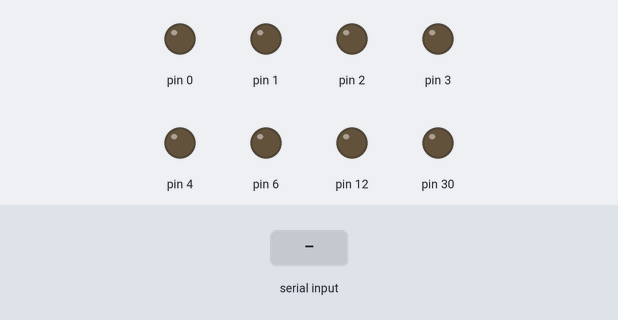
A sketch run on a simulated Arduino Leonardo, built with avr-gcc and run on an emulated ATmega32U4. On the bench: output pins drawn as LEDs (lit = HIGH). Inputs (shaded band) come from the test bench.

Above: at 1.2 s.
1.3 s: byte 30 received over Serial
At 1.6 s:
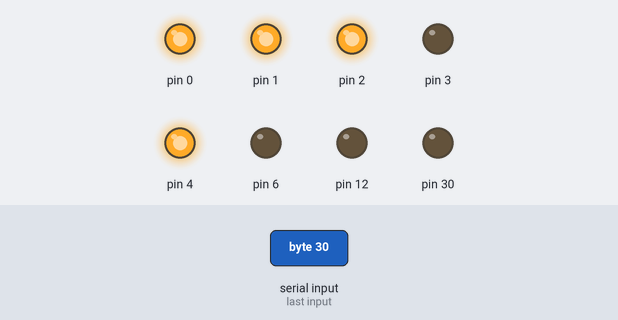
2.8 s: byte 90 received over Serial
At 4.0 s:
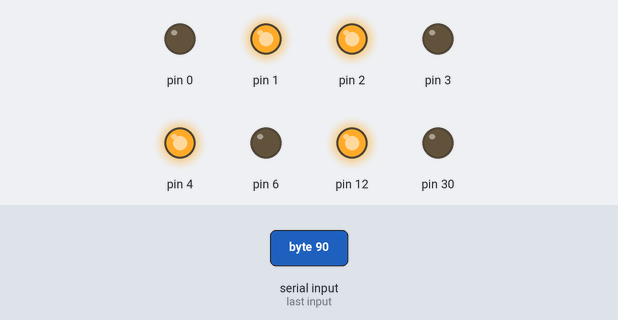
4.3 s: byte 120 received over Serial
At 5.1 s:
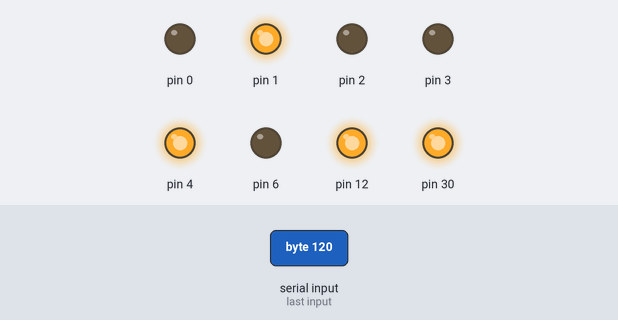
Timing chart, 0 to 7.3 s (numbered marks = the images above; inputs shaded):
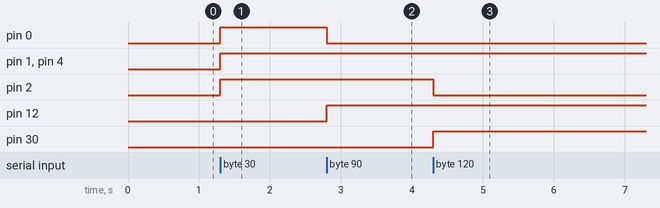

The sketch:

UsbParMarkerV1.ino
```cpp
// (licence header left out)
/* IMPORTANT NOTE
  TXLED must be disabled to prevent Interference with PORTD, done with #UNDEF
*/

#undef TX_RX_LED_INIT  //DDRD |= (1<<5), DDRB |= (1<<0)
#undef TXLED0    //  PORTD |= (1<<5)
#undef TXLED1    //  PORTD &= ~(1<<5)
#undef RXLED0    //  PORTB |= (1<<0)
#undef RXLED1    //  PORTB &= ~(1<<0)


byte incomingByte = 0;   // for incoming serial data

void setup() {
        DDRD = 0xFF; //PortD all pins output
        PORTD =0x00;
        Serial.begin(115200);     // opens serial port, sets data rate to 115200 bps
}

void loop() {

        if (Serial.available() > 0) {
                // read the incoming byte:
                incomingByte = Serial.read();
                PORTD = incomingByte;
         }
}
```

Measured:
- after the input at 1.3 s, pin 0–2, pin 4: LOW → HIGH at once
- after the input at 2.8 s, pin 0: HIGH → LOW at once; pin 12: LOW → HIGH at once
- after the input at 4.3 s, pin 2: HIGH → LOW at once; pin 30: LOW → HIGH at once
